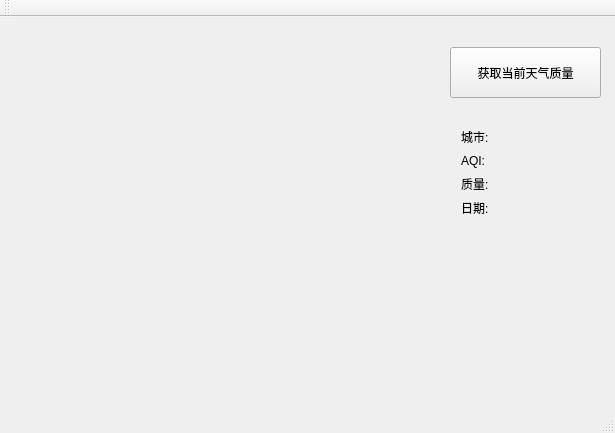
<?xml version="1.0" encoding="UTF-8"?>
<ui version="4.0">
 <class>MainWindow</class>
 <widget class="QMainWindow" name="MainWindow">
  <property name="geometry">
   <rect>
    <x>0</x>
    <y>0</y>
    <width>615</width>
    <height>433</height>
   </rect>
  </property>
  <property name="windowTitle">
   <string>MainWindow</string>
  </property>
  <widget class="QWidget" name="centralWidget">
   <widget class="QPushButton" name="qualityBtn">
    <property name="geometry">
     <rect>
      <x>450</x>
      <y>30</y>
      <width>151</width>
      <height>51</height>
     </rect>
    </property>
    <property name="text">
     <string>获取当前天气质量</string>
    </property>
   </widget>
   <widget class="QWidget" name="">
    <property name="geometry">
     <rect>
      <x>450</x>
      <y>100</y>
      <width>151</width>
      <height>111</height>
     </rect>
    </property>
    <layout class="QGridLayout" name="gridLayout">
     <item row="0" column="0">
      <widget class="QLabel" name="Label1">
       <property name="text">
        <string>城市:</string>
       </property>
      </widget>
     </item>
     <item row="0" column="1">
      <widget class="QLabel" name="cityLabel">
       <property name="sizePolicy">
        <sizepolicy hsizetype="Expanding" vsizetype="Preferred">
         <horstretch>0</horstretch>
         <verstretch>0</verstretch>
        </sizepolicy>
       </property>
       <property name="text">
        <string/>
       </property>
      </widget>
     </item>
     <item row="1" column="0">
      <widget class="QLabel" name="Label">
       <property name="text">
        <string>AQI:</string>
       </property>
      </widget>
     </item>
     <item row="1" column="1">
      <widget class="QLabel" name="AQILabel">
       <property name="text">
        <string/>
       </property>
      </widget>
     </item>
     <item row="2" column="0">
      <widget class="QLabel" name="yLabel">
       <property name="text">
        <string>质量:</string>
       </property>
      </widget>
     </item>
     <item row="2" column="1">
      <widget class="QLabel" name="qualityLabel">
       <property name="text">
        <string/>
       </property>
      </widget>
     </item>
     <item row="3" column="0">
      <widget class="QLabel" name="abel">
       <property name="text">
        <string>日期:</string>
       </property>
      </widget>
     </item>
     <item row="3" column="1">
      <widget class="QLabel" name="dateLabel">
       <property name="text">
        <string/>
       </property>
      </widget>
     </item>
    </layout>
   </widget>
  </widget>
  <widget class="QMenuBar" name="menuBar">
   <property name="geometry">
    <rect>
     <x>0</x>
     <y>0</y>
     <width>615</width>
     <height>23</height>
    </rect>
   </property>
  </widget>
  <widget class="QToolBar" name="mainToolBar">
   <attribute name="toolBarArea">
    <enum>TopToolBarArea</enum>
   </attribute>
   <attribute name="toolBarBreak">
    <bool>false</bool>
   </attribute>
  </widget>
  <widget class="QStatusBar" name="statusBar"/>
 </widget>
 <layoutdefault spacing="6" margin="11"/>
 <resources/>
 <connections/>
</ui>
